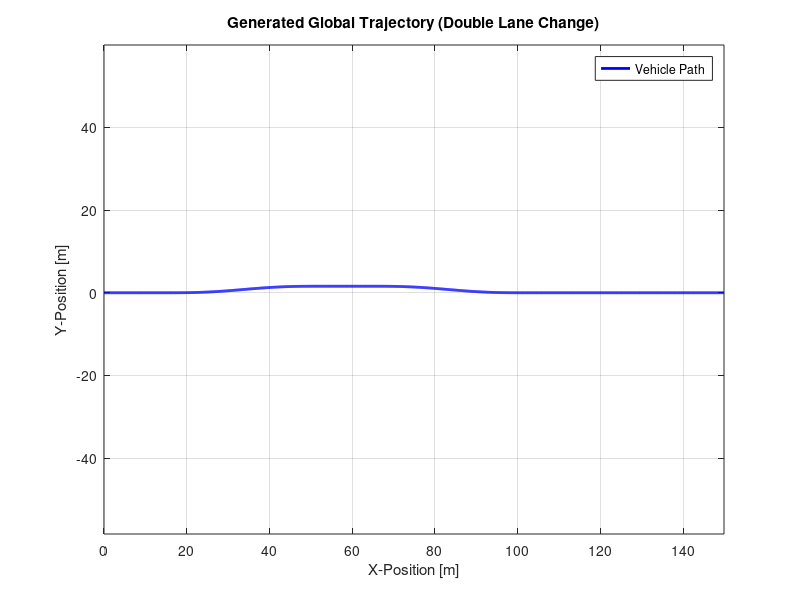
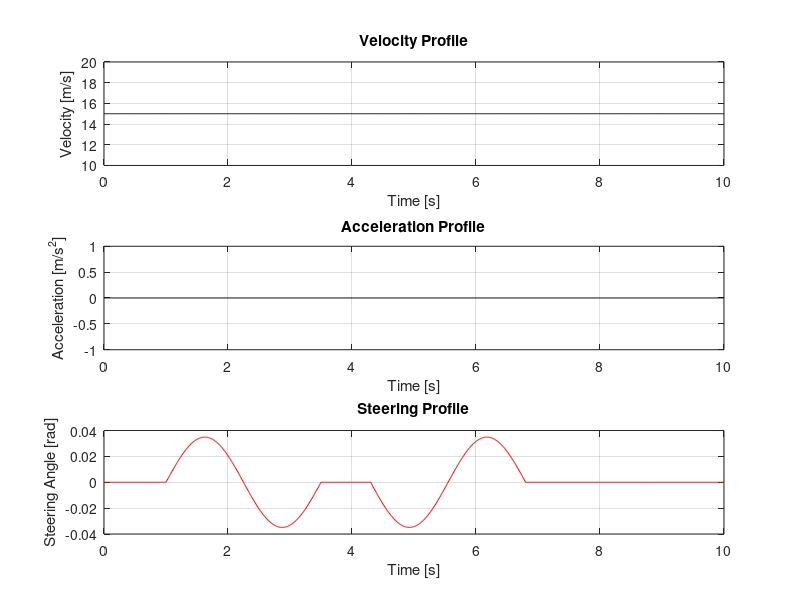

Source code (MATLAB) for these figures, in order:
clc; clear; close all;

%% Initial Setting

% Simulation Setting
t_end = 10;
dt = 0.01;
t_road = 0:dt:t_end;

% Vehicle Spectification Setting
Lf = 1.4;
Lr = 1.6;
L = Lf + Lr;

m = 2000;
Jz = 4000; 
Cf = 13500;
Cr = 15100;

V = 15;

%% Vehicle Model Definition(2-Dof Bicycle Model)

A_continuous = [-2*(Cf+Cr)/(m*V), -1-2*(Cf*Lf-Cr*Lr)/(m*V^2);
                -2*(Cf*Lf-Cr*Lr)/Jz, -2*(Cf*Lf^2+Cr*Lr^2)/(Jz*V)];

B_continuous = [(2*Cf)/(m*V), (2*Cr)/(m*V);
                (2*Cf*Lf)/Jz, -(2*Cr*Lr)/Jz];

C_matrix = eye(2);
D_matrix = [0];

sys_c = ss(A_continuous, B_continuous, C_matrix, D_matrix);

% Discretization : ZoH
sys_d = c2d(sys_c, dt, 'zoh');
Ad = sys_d.A;
Bd = sys_d.B;

%% Double Lane Change Scenario Generate

steering_start_time = 1.0;
degree = 2.0;
delta_dot_rad = deg2rad(degree);

delta = zeros(size(t_road));

for k = 1:length(t_road)
    time_now = t_road(k);
    
    if time_now > steering_start_time && time_now <= steering_start_time + 2.5
        delta(k) = delta_dot_rad * sin(pi/2 * (time_now - steering_start_time) / (0.25 * 2.5));
    elseif time_now > steering_start_time + 3.3 && time_now <= steering_start_time + 5.8
        delta(k) = -delta_dot_rad * sin(pi/2 * (time_now - (steering_start_time) + 1.7) / (0.25 * 2.5));
    else
        delta(k) = 0;
    end
end

%% Reference State Generate

% Reference Side Slip angle
x1_ref = ( Lr - (Lf*m*V^2)/(2*Cr*L) ) / ( L + (m*V^2*(Lr*Cr-Lf*Cf))/(2*Cf*Cr*L) ) * delta;

% Reference Yaw Rate
x2_ref = V / ( L + (m*V^2*(Lr*Cr-Lf*Cf))/(2*Cf*Cr*L) ) * delta;

%% Global Trajectory Generate

x_road = zeros(size(t_road));
y_road = zeros(size(t_road));
theta = zeros(size(t_road));

x_road(1) = 0;
y_road(1) = 0;
theta(1) = 0;

for i = 1:length(t_road)-1
    theta(i+1) = theta(i) + x2_ref(i) * dt;

    x_road(i+1) = x_road(i) + V * cos(theta(i+1)) * dt;
    y_road(i+1) = y_road(i) + V * sin(theta(i+1)) * dt;
end

%% Export Profile

fid = fopen('driving_profile.txt', 'w');
for i = 1:length(t_road)
    fprintf(fid, '%f %f %f %f %f %f \n', t_road(i), x_road(i), y_road(i), x1_ref(i), x2_ref(i), delta(i));
end
fclose(fid);

fid = fopen('ref_data.txt', 'w');
for i = 1:length(t_road)
    fprintf(fid, '%f, %f, \n', x1_ref(i), x2_ref(i));
end
fclose(fid);

save('V.mat', 'V');

%% Plot
% Global X-Y Trajectory
figure('Name', 'Global Trajectory');
plot(x_road, y_road, 'b-', 'LineWidth', 2);
title('Generated Global Trajectory (Double Lane Change)');
xlabel('X-Position [m]');
ylabel('Y-Position [m]');
axis equal;
grid on;
legend('Vehicle Path');

% Vehicle State Profiles
figure('Name', 'State Profiles');
% 속도 프로파일
subplot(3, 1, 1);
plot(t_road, ones(size(t_road)) * V, 'k-');
title('Velocity Profile');
xlabel('Time [s]');
ylabel('Velocity [m/s]');
ylim([V-5 V+5]);
grid on;

% 가속도 프로파일
subplot(3, 1, 2);
plot(t_road, zeros(size(t_road)), 'k-');
title('Acceleration Profile');
xlabel('Time [s]');
ylabel('Acceleration [m/s^2]');
ylim([-1 1]);
grid on;

% 조향각 프로파일
subplot(3, 1, 3);
plot(t_road, delta, 'r-');
title('Steering Profile');
xlabel('Time [s]');
ylabel('Steering Angle [rad]');
grid on;